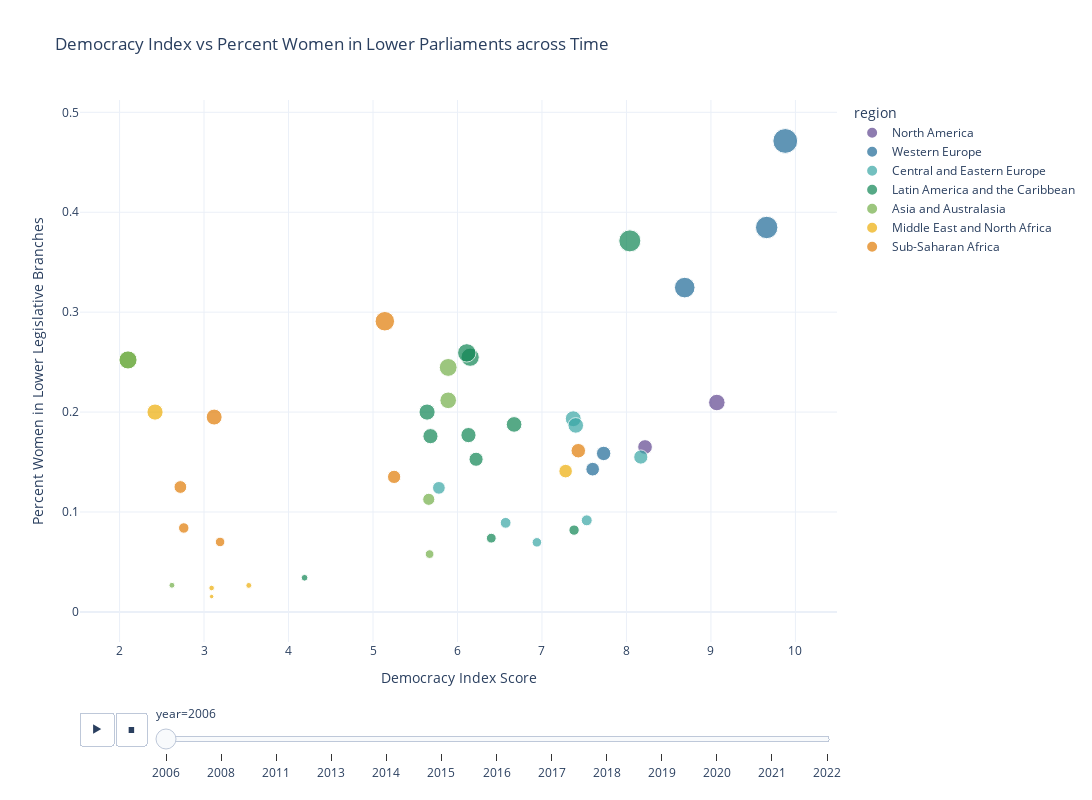

The notebook cell saved with this chart:
### Markdown cell above
In order to get a better sense of the relationship between the democracy index and the percent women in legislative bodies and how this relationship changes over time, we will create an interactive scatter plot. However, because many governments do not have a upper house or have longer periods of time between elections in upper houses, this led to a high rate of missing data for this column (84% missing). Futhermore, we found that the percent women in upper houses showed a weak correlation of 0.18 to the democracy index (see correlation section above). For these reasons, we will focus this visualzation on the percent of women in lower houses only.

### Code cell
# plot lower house
# drop upper house annas so that the plot works
scatter_df = df.drop('upper_house_senate_percent_w',axis=1).dropna()
# make figure
fig = px.scatter(scatter_df, 
            x='democracy_index_score',
            y='lower_single_house_percent_w',
            template='plotly_white',    
            #hover_data=['country','year'],
            color='region',
            color_discrete_sequence=px.colors.qualitative.Prism,
            animation_frame='year',
            title= 'Democracy Index vs Percent Women in Lower Parliaments across Time',
            size='lower_single_house_percent_w',
            width=1200,
            height=800
        )

fig.update_xaxes(title_text='Democracy Index Score')
fig.update_yaxes(title_text='Percent Women in Lower Legislative Branches')
fig.layout.updatemenus[0].buttons[0].args[1]['frame']['duration'] = 2000
# fig.layout.updatemenus[0].buttons[0].args[1]['transition']['duration'] = 25
# write to html file so that it can be added to the github
fig.write_html("visualizations/interactive_scatter.html")

fig.show()

### Figure 1 — Plotly figure (JSON) as saved in the notebook; plotly's stock layout.template omitted (floating-point values rounded to 4 significant figures)
{"data": [{"hovertemplate": "region=North America<br>year=2006<br>democracy_index_score=%{x}<br>lower_single_house_percent_w=%{marker.size}<extra></extra>", "legendgroup": "North America", "marker": {"color": "rgb(95, 70, 144)", "size": [0.2096, 0.1651], "sizemode": "area", "sizeref": 0.001531, "symbol": "circle"}, "mode": "markers", "name": "North America", "orientation": "v", "showlegend": true, "type": "scatter", "x": [9.07, 8.22], "xaxis": "x", "y": [0.2096, 0.1651], "yaxis": "y"}, {"hovertemplate": "region=Western Europe<br>year=2006<br>democracy_index_score=%{x}<br>lower_single_house_percent_w=%{marker.size}<extra></extra>", "legendgroup": "Western Europe", "marker": {"color": "rgb(29, 105, 150)", "size": [0.3246, 0.1429, 0.1586, 0.3848, 0.4713], "sizemode": "area", "sizeref": 0.001531, "symbol": "circle"}, "mode": "markers", "name": "Western Europe", "orientation": "v", "showlegend": true, "type": "scatter", "x": [8.69, 7.6, 7.73, 9.66, 9.88], "xaxis": "x", "y": [0.3246, 0.1429, 0.1586, 0.3848, 0.4713], "yaxis": "y"}, {"hovertemplate": "region=Central and Eastern Europe<br>year=2006<br>democracy_index_score=%{x}<br>lower_single_house_percent_w=%{marker.size}<extra></extra>", "legendgroup": "Central and Eastern Europe", "marker": {"color": "rgb(56, 166, 165)", "size": [0.1241, 0.155, 0.09165, 0.1933, 0.08916, 0.1867, 0.06963], "sizemode": "area", "sizeref": 0.001531, "symbol": "circle"}, "mode": "markers", "name": "Central and Eastern Europe", "orientation": "v", "showlegend": true, "type": "scatter", "x": [5.78, 8.17, 7.53, 7.37, 6.57, 7.4, 6.94], "xaxis": "x", "y": [0.1241, 0.155, 0.09165, 0.1933, 0.08916, 0.1867, 0.06963], "yaxis": "y"}, {"hovertemplate": "region=Latin America and the Caribbean<br>year=2006<br>democracy_index_score=%{x}<br>lower_single_house_percent_w=%{marker.size}<extra></extra>", "legendgroup": "Latin America and the Caribbean", "marker": {"color": "rgb(15, 133, 84)", "size": [0.08187, 0.0738, 0.3713, 0.177, 0.2, 0.1528, 0.2549, 0.03418, 0.1876, 0.1759, 0.2593], "sizemode": "area", "sizeref": 0.001531, "symbol": "circle"}, "mode": "markers", "name": "Latin America and the Caribbean", "orientation": "v", "showlegend": true, "type": "scatter", "x": [7.38, 6.4, 8.04, 6.13, 5.64, 6.22, 6.15, 4.19, 6.67, 5.68, 6.11], "xaxis": "x", "y": [0.08187, 0.0738, 0.3713, 0.177, 0.2, 0.1528, 0.2549, 0.03418, 0.1876, 0.1759, 0.2593], "yaxis": "y"}, {"hovertemplate": "region=Asia and Australasia<br>year=2006<br>democracy_index_score=%{x}<br>lower_single_house_percent_w=%{marker.size}<extra></extra>", "legendgroup": "Asia and Australasia", "marker": {"color": "rgb(115, 175, 72)", "size": [0.02667, 0.1127, 0.2522, 0.2522, 0.2447, 0.2118, 0.05785], "sizemode": "area", "sizeref": 0.001531, "symbol": "circle"}, "mode": "markers", "name": "Asia and Australasia", "orientation": "v", "showlegend": true, "type": "scatter", "x": [2.62, 5.66, 2.1, 2.1, 5.89, 5.89, 5.67], "xaxis": "x", "y": [0.02667, 0.1127, 0.2522, 0.2522, 0.2447, 0.2118, 0.05785], "yaxis": "y"}, {"hovertemplate": "region=Middle East and North Africa<br>year=2006<br>democracy_index_score=%{x}<br>lower_single_house_percent_w=%{marker.size}<extra></extra>", "legendgroup": "Middle East and North Africa", "marker": {"color": "rgb(237, 173, 8)", "size": [0.02652, 0.1409, 0.01538, 0.02393, 0, 0.2], "sizemode": "area", "sizeref": 0.001531, "symbol": "circle"}, "mode": "markers", "name": "Middle East and North Africa", "orientation": "v", "showlegend": true, "type": "scatter", "x": [3.53, 7.28, 3.09, 3.09, 2.78, 2.42], "xaxis": "x", "y": [0.02652, 0.1409, 0.01538, 0.02393, 0, 0.2], "yaxis": "y"}, {"hovertemplate": "region=Sub-Saharan Africa<br>year=2006<br>democracy_index_score=%{x}<br>lower_single_house_percent_w=%{marker.size}<extra></extra>", "legendgroup": "Sub-Saharan Africa", "marker": {"color": "rgb(225, 124, 5)", "size": [0.1613, 0.07, 0.084, 0.125, 0.195, 0.2909, 0.1351], "sizemode": "area", "sizeref": 0.001531, "symbol": "circle"}, "mode": "markers", "name": "Sub-Saharan Africa", "orientation": "v", "showlegend": true, "type": "scatter", "x": [7.43, 3.19, 2.76, 2.72, 3.12, 5.14, 5.25], "xaxis": "x", "y": [0.1613, 0.07, 0.084, 0.125, 0.195, 0.2909, 0.1351], "yaxis": "y"}], "layout": {"height": 800, "legend": {"itemsizing": "constant", "title": {"text": "region"}, "tracegroupgap": 0}, "sliders": [{"active": 0, "currentvalue": {"prefix": "year="}, "len": 0.9, "pad": {"b": 10, "t": 60}, "steps": [{"args": [["2006"], {"frame": {"duration": 0, "redraw": false}, "fromcurrent": true, "mode": "immediate", "transition": {"duration": 0, "easing": "linear"}}], "label": "2006", "method": "animate"}, {"args": [["2008"], {"frame": {"duration": 0, "redraw": false}, "fromcurrent": true, "mode": "immediate", "transition": {"duration": 0, "easing": "linear"}}], "label": "2008", "method": "animate"}, {"args": [["2011"], {"frame": {"duration": 0, "redraw": false}, "fromcurrent": true, "mode": "immediate", "transition": {"duration": 0, "easing": "linear"}}], "label": "2011", "method": "animate"}, {"args": [["2013"], {"frame": {"duration": 0, "redraw": false}, "fromcurrent": true, "mode": "immediate", "transition": {"duration": 0, "easing": "linear"}}], "label": "2013", "method": "animate"}, {"args": [["2014"], {"frame": {"duration": 0, "redraw": false}, "fromcurrent": true, "mode": "immediate", "transition": {"duration": 0, "easing": "linear"}}], "label": "2014", "method": "animate"}, {"args": [["2015"], {"frame": {"duration": 0, "redraw": false}, "fromcurrent": true, "mode": "immediate", "transition": {"duration": 0, "easing": "linear"}}], "label": "2015", "method": "animate"}, {"args": [["2016"], {"frame": {"duration": 0, "redraw": false}, "fromcurrent": true, "mode": "immediate", "transition": {"duration": 0, "easing": "linear"}}], "label": "2016", "method": "animate"}, {"args": [["2017"], {"frame": {"duration": 0, "redraw": false}, "fromcurrent": true, "mode": "immediate", "transition": {"duration": 0, "easing": "linear"}}], "label": "2017", "method": "animate"}, {"args": [["2018"], {"frame": {"duration": 0, "redraw": false}, "fromcurrent": true, "mode": "immediate", "transition": {"duration": 0, "easing": "linear"}}], "label": "2018", "method": "animate"}, {"args": [["2019"], {"frame": {"duration": 0, "redraw": false}, "fromcurrent": true, "mode": "immediate", "transition": {"duration": 0, "easing": "linear"}}], "label": "2019", "method": "animate"}, {"args": [["2020"], {"frame": {"duration": 0, "redraw": false}, "fromcurrent": true, "mode": "immediate", "transition": {"duration": 0, "easing": "linear"}}], "label": "2020", "method": "animate"}, {"args": [["2021"], {"frame": {"duration": 0, "redraw": false}, "fromcurrent": true, "mode": "immediate", "transition": {"duration": 0, "easing": "linear"}}], "label": "2021", "method": "animate"}, {"args": [["2022"], {"frame": {"duration": 0, "redraw": false}, "fromcurrent": true, "mode": "immediate", "transition": {"duration": 0, "easing": "linear"}}], "label": "2022", "method": "animate"}], "x": 0.1, "xanchor": "left", "y": 0, "yanchor": "top"}], "title": {"text": "Democracy Index vs Percent Women in Lower Parliaments across Time"}, "updatemenus": [{"buttons": [{"args": [null, {"frame": {"duration": 2000, "redraw": false}, "fromcurrent": true, "mode": "immediate", "transition": {"duration": 500, "easing": "linear"}}], "label": "&#9654;", "method": "animate"}, {"args": [[null], {"frame": {"duration": 0, "redraw": false}, "fromcurrent": true, "mode": "immediate", "transition": {"duration": 0, "easing": "linear"}}], "label": "&#9724;", "method": "animate"}], "direction": "left", "pad": {"r": 10, "t": 70}, "showactive": false, "type": "buttons", "x": 0.1, "xanchor": "right", "y": 0, "yanchor": "top"}], "width": 1200, "xaxis": {"anchor": "y", "domain": [0, 1], "title": {"text": "Democracy Index Score"}}, "yaxis": {"anchor": "x", "domain": [0, 1], "title": {"text": "Percent Women in Lower Legislative Branches"}}}}
